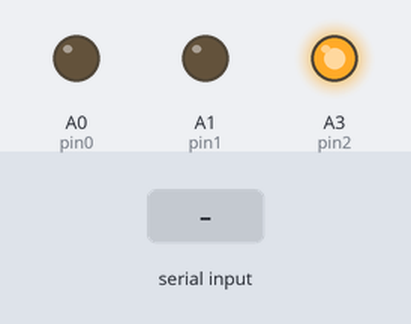
The sketch below on a simulated Arduino Uno, built with avr-gcc and run on an emulated ATmega328P. Parts: output pins drawn as LEDs (lit = HIGH). The inputs (shaded band) are chosen by the test bench. The modem accepts every AT command (registered, SIM ready, sends succeed) and sends nothing else; what the sketch prints to the serial monitor is not drawn.

Above: at 4.1 s.
At 6.2 s:
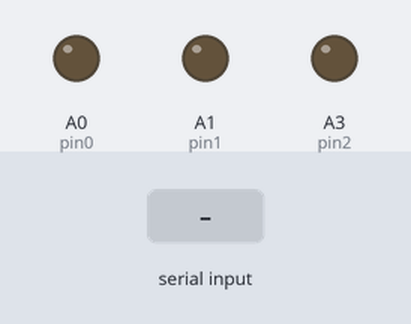
6.3 s: "+IPD,\n" received over the second serial link
7.8 s: "relay/1/on\n" received over the second serial link
10.8 s: "relay/1/off\n" received over the second serial link
Timing chart, 0 to 13.8 s (numbered marks = the images above; inputs shaded):
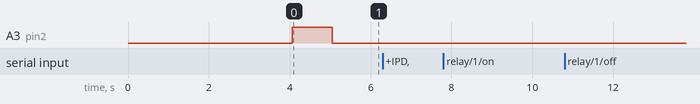

Measured:
- after the input at 6.3 s, every drawn part: stays the same
- after the input at 7.8 s, every drawn part: stays the same
- after the input at 10.8 s, every drawn part: stays the same

The sketch:

espSimple.ino
```cpp
/*
 Name:		espSimple.ino
 Created:	9/7/2017 10:41:17 AM
 Author:	Ali
  برای دایی
*/
#include <EEPROM.h>
#include <SoftwareSerial.h>
#include <ArduinoJson.h>
#define DEBUG true

SoftwareSerial esp8266(2, 3); // make RX Arduino line is pin 2, make TX Arduino line is pin 3.
							  // This means that you need to connect the TX line from the esp to the Arduino's pin 2
							  // and the RX line from the esp to the Arduino's pin 3
// the setup function runs once when you press reset or power the board
int pin0 = A0;
int pin1 = A1;
int pin2 = A3;
void setup() {
	Serial.begin(9600);
	esp8266.begin(9600); // your esp's baud rate might be different
						 /////sendData("AT+RST\r\n", 2000, DEBUG); // reset module
	sendData("AT+CWMODE=2\r\n", 1000, DEBUG); // configure as access point
	sendData("AT+CIFSR\r\n", 1000, DEBUG); // get ip address
	sendData("AT+CIPMUX=1\r\n", 1000, DEBUG); // configure for multiple connections
	sendData("AT+CIPSERVER=1,80\r\n", 1000, DEBUG); // turn on server on port 80
	Serial.println("ready");
	pinMode(pin0, OUTPUT);
	pinMode(pin1, OUTPUT);
	pinMode(pin2, OUTPUT);
	digitalWrite(pin2, HIGH);
	delay(1000);
	digitalWrite(pin2, LOW);

}
byte connectionId;
// the loop function runs over and over again until power down or reset
void loop() {
	while (esp8266.available())
	{
		/*char c = esp8266.read();
		Serial.write(c);*/

		String c = esp8266.readStringUntil('\n'); // read the next character.										  //if (c.startsWith("{"))
		Serial.println(c);
		/*if (c.indexOf("active") != -1) {
			stateRequest = 5;
		}
		else if (c.indexOf("getmember") != -1) {
			stateRequest = 4;
		}
		else if (c.indexOf("door") != -1) {
			stateRequest = 3;
		}
		else if (c.indexOf("user") != -1) {
			stateRequest = 1;
		}
		else if (c.indexOf("all") != -1) {
			stateRequest = 2;
		}
*/
		if (c.indexOf("+IPD,") != -1)
		{

			connectionId = splitStringIPD(c);
			Serial.println("sssp=" + String(connectionId));
			if (c.indexOf("relay/1/on") != -1) {
				digitalWrite(pin0, HIGH);

			}
			if (c.indexOf("relay/1/off") != -1) {
				digitalWrite(pin0, LOW);

			}
			if (c.indexOf("relay/2/on") != -1) {
				digitalWrite(pin1, HIGH);

			}
			if (c.indexOf("relay/2/off") != -1) {
				digitalWrite(pin1, LOW);

			}if (c.indexOf("relay/3/on") != -1) {
				digitalWrite(pin2, HIGH);

			}
			if (c.indexOf("relay/3/off") != -1) {
				digitalWrite(pin2, LOW);

			}if (c.indexOf("all/trigger") != -1) {
				digitalWrite(pin2, HIGH);
				digitalWrite(pin1, HIGH);
				digitalWrite(pin0, HIGH);

			}
			if (c.indexOf("all/off") != -1) {
				digitalWrite(pin2, LOW);
				digitalWrite(pin1,LOW);
				digitalWrite(pin0,LOW);

			}
			//Serial.println("oooooo=" + String(stateRequest));
			delay(1000);
			req(connectionId);

		}


	}
}
void sendData(String command, const int timeout, boolean debug)
{
	String response = "";

	esp8266.print(command); // send the read character to the esp8266

	long int time = millis();

	while ((time + timeout) > millis())
	{
		while (esp8266.available())
		{

			// The esp has data so display its output to the serial window
			char c = esp8266.read(); // read the next character.
			response += c;
		}
	}

	if (debug)
	{
		Serial.print(response);
	}

	//return response;
}
byte splitStringIPD(String data) {
	int st = data.indexOf(",");
	int fi = data.lastIndexOf(",");
	String s = data.substring(st + 1, fi);
	Serial.println("yyyy=" + s);
	return s.toInt();
}
void req(int connectionId) {

	//delay(1000);
	String name = "fooo";
	//int connectionId = esp8266.read() - 48; // subtract 48 because the read() function returns

	Serial.println("commmmmm=" + String(connectionId));										// the ASCII decimal value and 0 (the first decimal number) starts at 48

	String webpage = "HTTP/1.1 200 OK\r\n Content-Type: text/html; charset=utf-8\r\n\r\n ";

	String cipSend = "AT+CIPSEND=";
	cipSend += connectionId;
	cipSend += ",";
	cipSend += webpage.length();
	cipSend += "\r\n";

	sendData(cipSend, 1000, DEBUG);
	sendData(webpage, 1000, DEBUG);
	 webpage = "<!DOCTYPE html><html><head><title>IOT</title></head><body> <div>  <a href=\"http://192.168.4.1/relay/1/on \">    ";

	 cipSend = "AT+CIPSEND=";
	cipSend += connectionId;
	cipSend += ",";
	cipSend += webpage.length();
	cipSend += "\r\n";

	sendData(cipSend, 1000, DEBUG);
	sendData(webpage, 1000, DEBUG);
	webpage = "<button> relay 1 ON</button></a>  <a href=\"http://192.168.4.1/relay/1/off \"> <button> relay 1 OFF</button></a> </div>";

	 cipSend = "AT+CIPSEND=";
	cipSend += connectionId;
	cipSend += ",";
	cipSend += webpage.length();
	cipSend += "\r\n";
	sendData(cipSend, 1000, DEBUG);
	sendData(webpage, 1000, DEBUG);
	webpage = "<div><a href=\"http://192.168.4.1/relay/2/on \"> <button> relay 2 ON</button></a>  <a href=\"http://192.168.4.1/relay/2/off \">";

	 cipSend = "AT+CIPSEND=";
	cipSend += connectionId;
	cipSend += ",";
	cipSend += webpage.length();
	cipSend += "\r\n";
	sendData(cipSend, 1000, DEBUG);
	sendData(webpage, 1000, DEBUG);
	webpage = " <button> relay 2 OFF</button></a> </div><div> <a href=\"http://192.168.4.1/relay/3/on \"> <button> relay 3 ON</button></a>";

	 cipSend = "AT+CIPSEND=";
	cipSend += connectionId;
	cipSend += ",";
	cipSend += webpage.length();
	cipSend += "\r\n";
	sendData(cipSend, 1000, DEBUG);
	sendData(webpage, 1000, DEBUG);
	webpage = "<a href=\"http://192.168.4.1/relay/3/off \"> <button> relay 3 OFF</button></a>";

	 cipSend = "AT+CIPSEND=";
	cipSend += connectionId;
	cipSend += ",";
	cipSend += webpage.length();
	cipSend += "\r\n";
	sendData(cipSend, 1000, DEBUG);
	sendData(webpage, 1000, DEBUG);
	webpage = "<a href=\"http://192.168.4.1/all/off \"> <button> All OFF</button></a><a href=\"http://192.168.4.1/all/trigger \"> <button> All triigger</button></a>";

	 cipSend = "AT+CIPSEND=";
	cipSend += connectionId;
	cipSend += ",";
	cipSend += webpage.length();
	cipSend += "\r\n";
	sendData(cipSend, 1000, DEBUG);
	sendData(webpage, 1000, DEBUG);

	webpage = "  </div></body></html>";
	 cipSend = "AT+CIPSEND=";
	cipSend += connectionId;
	cipSend += ",";
	cipSend += webpage.length();
	cipSend += "\r\n";

	sendData(cipSend, 1000, DEBUG);
	sendData(webpage, 1000, DEBUG);
	String closeCommand = "AT+CIPCLOSE=";
	closeCommand += connectionId; // append connection id
	closeCommand += "\r\n";

	sendData(closeCommand, 3000, DEBUG);


}
```
